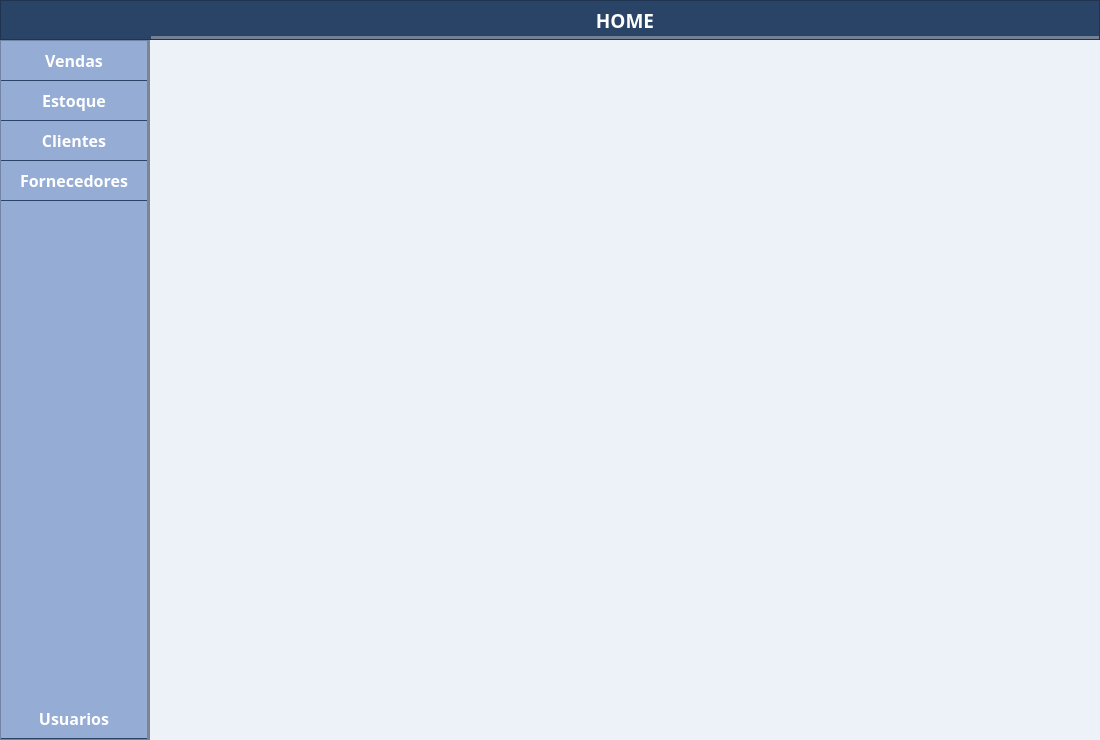
<?xml version="1.0" encoding="UTF-8"?>
<ui version="4.0">
 <class>Home</class>
 <widget class="QWidget" name="Home">
  <property name="geometry">
   <rect>
    <x>0</x>
    <y>0</y>
    <width>1100</width>
    <height>740</height>
   </rect>
  </property>
  <property name="windowTitle">
   <string>Form</string>
  </property>
  <property name="styleSheet">
   <string notr="true">QWidget{
background-color: rgb(236, 242, 248);
}

QLineEdit {
background-color: rgb(255, 255, 255);
border: 1px solid black;
border-radius: 10px;
padding-left: 20px;
}

QLineEdit:focus{
	border: 2px solid black;
}

QPushButton{
	background-color: rgb(149, 172, 213);
border: none;
border-radius: 10px;
	color: white;
}

QPushButton:hover{
	background-color:rgb(112, 130, 161);
}

QPushButton:pressed{
	background-color:rgb(142, 165, 204)
}

</string>
  </property>
  <layout class="QGridLayout" name="gridLayout">
   <property name="leftMargin">
    <number>0</number>
   </property>
   <property name="topMargin">
    <number>0</number>
   </property>
   <property name="rightMargin">
    <number>0</number>
   </property>
   <property name="bottomMargin">
    <number>0</number>
   </property>
   <property name="spacing">
    <number>0</number>
   </property>
   <item row="1" column="0" rowspan="2">
    <widget class="QFrame" name="left_bar">
     <property name="sizePolicy">
      <sizepolicy hsizetype="MinimumExpanding" vsizetype="Preferred">
       <horstretch>0</horstretch>
       <verstretch>0</verstretch>
      </sizepolicy>
     </property>
     <property name="minimumSize">
      <size>
       <width>0</width>
       <height>0</height>
      </size>
     </property>
     <property name="maximumSize">
      <size>
       <width>150</width>
       <height>16777215</height>
      </size>
     </property>
     <property name="styleSheet">
      <string notr="true">background-color: rgb(149, 172, 213);
border-right: 3px solid rgb(125, 133, 147)</string>
     </property>
     <property name="frameShape">
      <enum>QFrame::StyledPanel</enum>
     </property>
     <property name="frameShadow">
      <enum>QFrame::Raised</enum>
     </property>
     <layout class="QVBoxLayout" name="verticalLayout">
      <property name="spacing">
       <number>0</number>
      </property>
      <property name="leftMargin">
       <number>0</number>
      </property>
      <property name="topMargin">
       <number>0</number>
      </property>
      <property name="rightMargin">
       <number>2</number>
      </property>
      <property name="bottomMargin">
       <number>0</number>
      </property>
      <item>
       <widget class="QPushButton" name="btn_vendas">
        <property name="minimumSize">
         <size>
          <width>0</width>
          <height>40</height>
         </size>
        </property>
        <property name="maximumSize">
         <size>
          <width>16777215</width>
          <height>40</height>
         </size>
        </property>
        <property name="font">
         <font>
          <family>Raleway</family>
          <pointsize>12</pointsize>
          <weight>75</weight>
          <bold>true</bold>
         </font>
        </property>
        <property name="styleSheet">
         <string notr="true">QPushButton{
	border: none;
	border-radius: none;
	border-bottom: 1px solid rgb(42, 68, 103)
}

QPushButton:hover{
	border-bottom: 2px solid rgb(42, 68, 103);
	background-color: rgb(139, 161, 199)
}

QPushButton:pressed{
	background-color:rgb(124, 143, 177)
}</string>
        </property>
        <property name="text">
         <string>Vendas</string>
        </property>
       </widget>
      </item>
      <item>
       <widget class="QPushButton" name="btn_estoque">
        <property name="minimumSize">
         <size>
          <width>0</width>
          <height>40</height>
         </size>
        </property>
        <property name="maximumSize">
         <size>
          <width>16777215</width>
          <height>40</height>
         </size>
        </property>
        <property name="font">
         <font>
          <family>Raleway</family>
          <pointsize>12</pointsize>
          <weight>75</weight>
          <bold>true</bold>
         </font>
        </property>
        <property name="styleSheet">
         <string notr="true">QPushButton{
	border: none;
	border-radius: none;
	border-bottom: 1px solid rgb(42, 68, 103)
}

QPushButton:hover{
	border-bottom: 2px solid rgb(42, 68, 103);
	background-color: rgb(139, 161, 199)
}

QPushButton:pressed{
	background-color:rgb(124, 143, 177)
}</string>
        </property>
        <property name="text">
         <string>Estoque</string>
        </property>
       </widget>
      </item>
      <item>
       <widget class="QPushButton" name="btn_clientes">
        <property name="minimumSize">
         <size>
          <width>0</width>
          <height>40</height>
         </size>
        </property>
        <property name="maximumSize">
         <size>
          <width>16777215</width>
          <height>40</height>
         </size>
        </property>
        <property name="font">
         <font>
          <family>Raleway</family>
          <pointsize>12</pointsize>
          <weight>75</weight>
          <bold>true</bold>
         </font>
        </property>
        <property name="styleSheet">
         <string notr="true">QPushButton{
	border: none;
	border-radius: none;
	border-bottom: 1px solid rgb(42, 68, 103)
}

QPushButton:hover{
	border-bottom: 2px solid rgb(42, 68, 103);
	background-color: rgb(139, 161, 199)
}

QPushButton:pressed{
	background-color:rgb(124, 143, 177)
}</string>
        </property>
        <property name="text">
         <string>Clientes</string>
        </property>
       </widget>
      </item>
      <item>
       <widget class="QPushButton" name="btn_fornecedores">
        <property name="minimumSize">
         <size>
          <width>0</width>
          <height>40</height>
         </size>
        </property>
        <property name="maximumSize">
         <size>
          <width>16777215</width>
          <height>40</height>
         </size>
        </property>
        <property name="font">
         <font>
          <family>Raleway</family>
          <pointsize>12</pointsize>
          <weight>75</weight>
          <bold>true</bold>
         </font>
        </property>
        <property name="styleSheet">
         <string notr="true">QPushButton{
	border: none;
	border-radius: none;
	border-bottom: 1px solid rgb(42, 68, 103)
}

QPushButton:hover{
	border-bottom: 2px solid rgb(42, 68, 103);
	background-color: rgb(139, 161, 199)
}

QPushButton:pressed{
	background-color:rgb(124, 143, 177)
}</string>
        </property>
        <property name="text">
         <string>Fornecedores</string>
        </property>
       </widget>
      </item>
      <item>
       <spacer name="verticalSpacer">
        <property name="orientation">
         <enum>Qt::Vertical</enum>
        </property>
        <property name="sizeHint" stdset="0">
         <size>
          <width>20</width>
          <height>40</height>
         </size>
        </property>
       </spacer>
      </item>
      <item>
       <widget class="QPushButton" name="btn_usuarios">
        <property name="minimumSize">
         <size>
          <width>0</width>
          <height>40</height>
         </size>
        </property>
        <property name="maximumSize">
         <size>
          <width>16777215</width>
          <height>40</height>
         </size>
        </property>
        <property name="font">
         <font>
          <family>Raleway</family>
          <pointsize>12</pointsize>
          <weight>75</weight>
          <bold>true</bold>
         </font>
        </property>
        <property name="styleSheet">
         <string notr="true">QPushButton{
	border: none;
	border-radius: none;
	border-bottom: 1px solid rgb(42, 68, 103)
}

QPushButton:hover{
	border-bottom: 2px solid rgb(42, 68, 103);
	background-color: rgb(139, 161, 199)
}

QPushButton:pressed{
	background-color:rgb(124, 143, 177)
}</string>
        </property>
        <property name="text">
         <string>Usuarios</string>
        </property>
       </widget>
      </item>
     </layout>
    </widget>
   </item>
   <item row="0" column="0" colspan="2">
    <widget class="QFrame" name="top_bar">
     <property name="minimumSize">
      <size>
       <width>0</width>
       <height>40</height>
      </size>
     </property>
     <property name="maximumSize">
      <size>
       <width>16777215</width>
       <height>40</height>
      </size>
     </property>
     <property name="styleSheet">
      <string notr="true">background-color: rgb(42, 68, 103);
border-bottom: 3px solid rgb(115, 128, 149)</string>
     </property>
     <property name="frameShape">
      <enum>QFrame::StyledPanel</enum>
     </property>
     <property name="frameShadow">
      <enum>QFrame::Raised</enum>
     </property>
     <layout class="QHBoxLayout" name="horizontalLayout">
      <property name="spacing">
       <number>0</number>
      </property>
      <property name="leftMargin">
       <number>0</number>
      </property>
      <property name="topMargin">
       <number>0</number>
      </property>
      <property name="rightMargin">
       <number>0</number>
      </property>
      <property name="bottomMargin">
       <number>0</number>
      </property>
      <item>
       <widget class="QPushButton" name="btn_menu">
        <property name="maximumSize">
         <size>
          <width>150</width>
          <height>40</height>
         </size>
        </property>
        <property name="styleSheet">
         <string notr="true">QPushButton{
	border: none;
	border-radius: none;
	image: url(:/icons/hamb.png);
	padding: 3px;
}

QPushButton:hover{
	padding: 1px;
}

QPushButton:pressed{
		padding: 2px;
}</string>
        </property>
        <property name="text">
         <string/>
        </property>
       </widget>
      </item>
      <item>
       <widget class="QLabel" name="lb_titulo">
        <property name="font">
         <font>
          <family>Raleway</family>
          <pointsize>14</pointsize>
          <weight>75</weight>
          <bold>true</bold>
         </font>
        </property>
        <property name="styleSheet">
         <string notr="true">color: white</string>
        </property>
        <property name="text">
         <string>HOME</string>
        </property>
        <property name="alignment">
         <set>Qt::AlignCenter</set>
        </property>
       </widget>
      </item>
     </layout>
    </widget>
   </item>
   <item row="1" column="1">
    <widget class="QStackedWidget" name="content">
     <property name="sizePolicy">
      <sizepolicy hsizetype="Expanding" vsizetype="Preferred">
       <horstretch>0</horstretch>
       <verstretch>0</verstretch>
      </sizepolicy>
     </property>
     <property name="minimumSize">
      <size>
       <width>900</width>
       <height>700</height>
      </size>
     </property>
    </widget>
   </item>
  </layout>
 </widget>
 <resources>
  <include location="resource.qrc"/>
 </resources>
 <connections/>
</ui>
